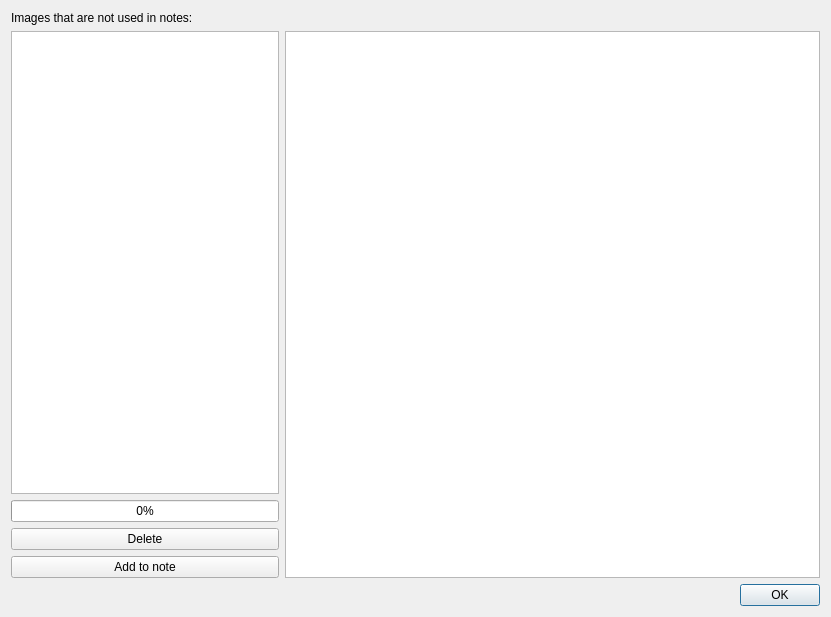
<?xml version="1.0" encoding="UTF-8"?>
<ui version="4.0">
 <class>OrphanedImagesDialog</class>
 <widget class="QDialog" name="OrphanedImagesDialog">
  <property name="geometry">
   <rect>
    <x>0</x>
    <y>0</y>
    <width>831</width>
    <height>617</height>
   </rect>
  </property>
  <property name="windowTitle">
   <string>Orphaned images</string>
  </property>
  <layout class="QGridLayout" name="gridLayout">
   <item row="1" column="1">
    <widget class="QFrame" name="frame_2">
     <property name="sizePolicy">
      <sizepolicy hsizetype="Preferred" vsizetype="Preferred">
       <horstretch>2</horstretch>
       <verstretch>0</verstretch>
      </sizepolicy>
     </property>
     <property name="frameShape">
      <enum>QFrame::NoFrame</enum>
     </property>
     <property name="frameShadow">
      <enum>QFrame::Raised</enum>
     </property>
     <layout class="QGridLayout" name="gridLayout_3">
      <property name="leftMargin">
       <number>0</number>
      </property>
      <property name="topMargin">
       <number>0</number>
      </property>
      <property name="rightMargin">
       <number>0</number>
      </property>
      <property name="bottomMargin">
       <number>0</number>
      </property>
      <item row="0" column="0">
       <widget class="QGraphicsView" name="graphicsView"/>
      </item>
     </layout>
    </widget>
   </item>
   <item row="1" column="0">
    <widget class="QFrame" name="frame">
     <property name="sizePolicy">
      <sizepolicy hsizetype="Preferred" vsizetype="Preferred">
       <horstretch>1</horstretch>
       <verstretch>0</verstretch>
      </sizepolicy>
     </property>
     <property name="frameShape">
      <enum>QFrame::NoFrame</enum>
     </property>
     <property name="frameShadow">
      <enum>QFrame::Raised</enum>
     </property>
     <layout class="QGridLayout" name="gridLayout_2">
      <property name="leftMargin">
       <number>0</number>
      </property>
      <property name="topMargin">
       <number>0</number>
      </property>
      <property name="rightMargin">
       <number>0</number>
      </property>
      <property name="bottomMargin">
       <number>0</number>
      </property>
      <item row="3" column="0">
       <widget class="QPushButton" name="deleteButton">
        <property name="toolTip">
         <string>Delete selected images</string>
        </property>
        <property name="text">
         <string>Delete</string>
        </property>
        <property name="icon">
         <iconset theme="list-remove" resource="../breeze-qownnotes.qrc">
          <normaloff>:/icons/breeze-qownnotes/16x16/list-remove.svg</normaloff>:/icons/breeze-qownnotes/16x16/list-remove.svg</iconset>
        </property>
       </widget>
      </item>
      <item row="4" column="0">
       <widget class="QPushButton" name="insertButton">
        <property name="toolTip">
         <string>Add selected images to note</string>
        </property>
        <property name="text">
         <string>Add to note</string>
        </property>
        <property name="icon">
         <iconset theme="list-add" resource="../breeze-qownnotes.qrc">
          <normaloff>:/icons/breeze-qownnotes/16x16/list-add.svg</normaloff>:/icons/breeze-qownnotes/16x16/list-add.svg</iconset>
        </property>
       </widget>
      </item>
      <item row="2" column="0">
       <widget class="QProgressBar" name="progressBar">
        <property name="value">
         <number>0</number>
        </property>
       </widget>
      </item>
      <item row="1" column="0">
       <widget class="QTreeWidget" name="fileTreeWidget">
        <property name="selectionMode">
         <enum>QAbstractItemView::ExtendedSelection</enum>
        </property>
        <property name="rootIsDecorated">
         <bool>false</bool>
        </property>
        <attribute name="headerVisible">
         <bool>false</bool>
        </attribute>
        <column>
         <property name="text">
          <string notr="true">1</string>
         </property>
        </column>
       </widget>
      </item>
     </layout>
    </widget>
   </item>
   <item row="2" column="0" colspan="2">
    <widget class="QDialogButtonBox" name="buttonBox">
     <property name="orientation">
      <enum>Qt::Horizontal</enum>
     </property>
     <property name="standardButtons">
      <set>QDialogButtonBox::Ok</set>
     </property>
    </widget>
   </item>
   <item row="0" column="0" colspan="2">
    <widget class="QLabel" name="label">
     <property name="text">
      <string>Images that are not used in notes:</string>
     </property>
    </widget>
   </item>
  </layout>
 </widget>
 <resources>
  <include location="../breeze-qownnotes.qrc"/>
 </resources>
 <connections>
  <connection>
   <sender>buttonBox</sender>
   <signal>accepted()</signal>
   <receiver>OrphanedImagesDialog</receiver>
   <slot>accept()</slot>
   <hints>
    <hint type="sourcelabel">
     <x>248</x>
     <y>254</y>
    </hint>
    <hint type="destinationlabel">
     <x>157</x>
     <y>274</y>
    </hint>
   </hints>
  </connection>
  <connection>
   <sender>buttonBox</sender>
   <signal>rejected()</signal>
   <receiver>OrphanedImagesDialog</receiver>
   <slot>reject()</slot>
   <hints>
    <hint type="sourcelabel">
     <x>316</x>
     <y>260</y>
    </hint>
    <hint type="destinationlabel">
     <x>286</x>
     <y>274</y>
    </hint>
   </hints>
  </connection>
 </connections>
</ui>
